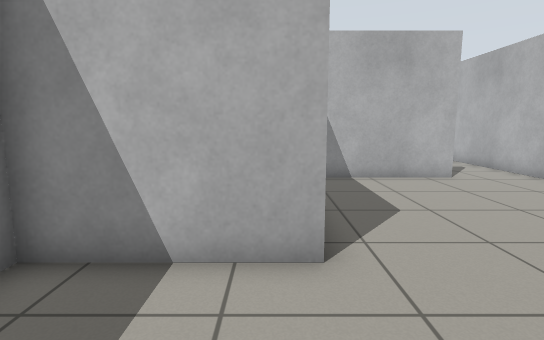
[1] (above)

19 first-person views from a walk through a world built for the Gazebo simulator. The camera is 0.94 m above the floor, tilts 8° down and sees 80° across. The floor is counted in squares, 0.5 m on a side. Each view is taken from the middle of a square. On the plan, view 1 faces up. The plan holds only what a view shows up to about 17 squares ahead; the rest is blank.

[2]
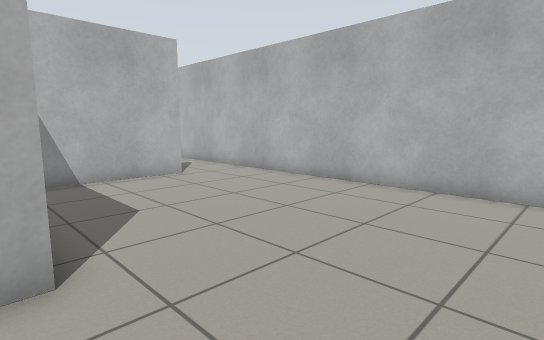

[3]
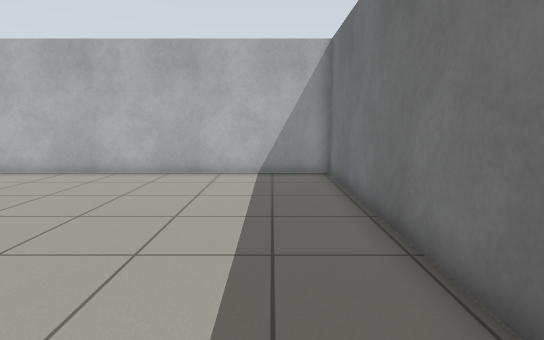

[4]
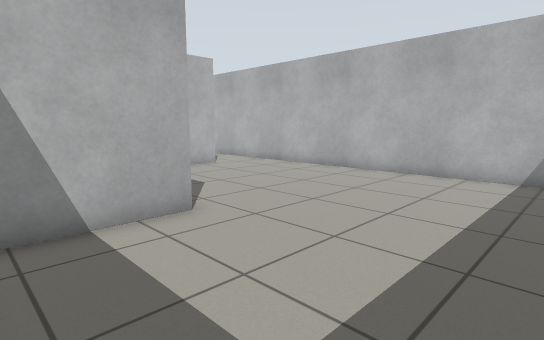

[5]
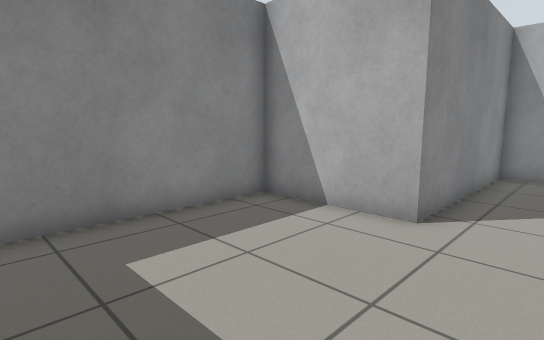

[6]
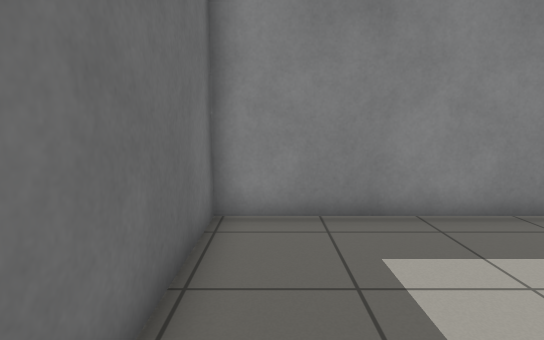

[7]
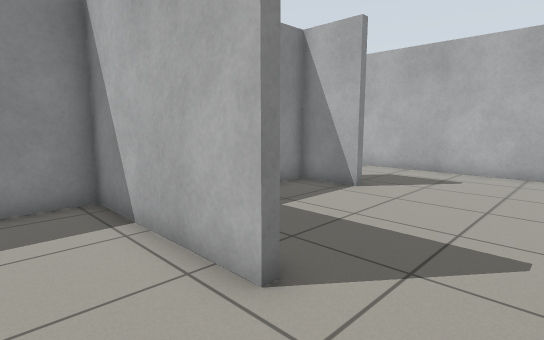

[8]
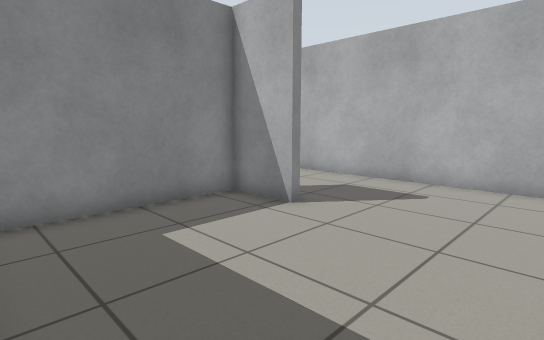

[9]
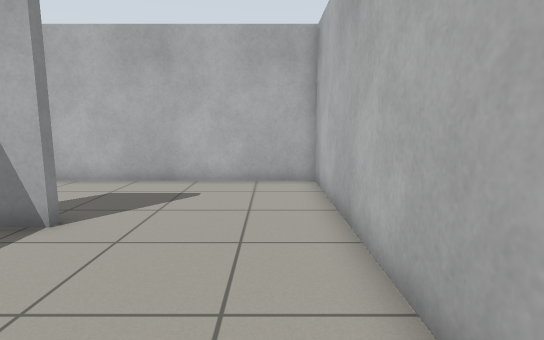

[10]
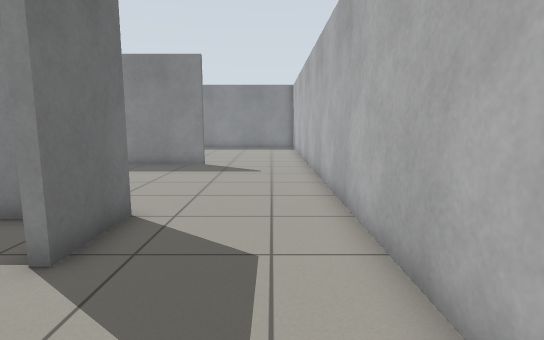

[11]
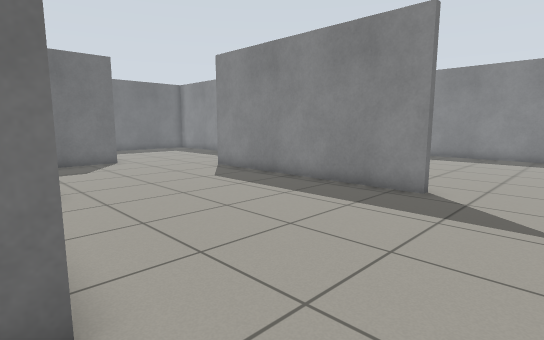

[12]
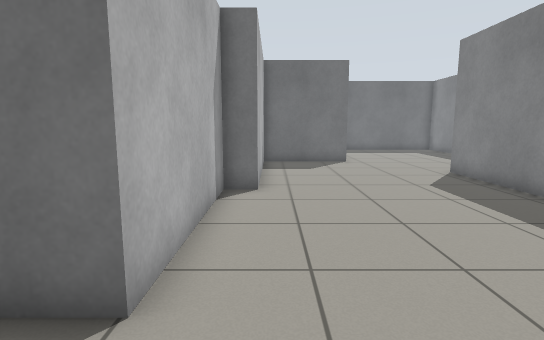

[13]
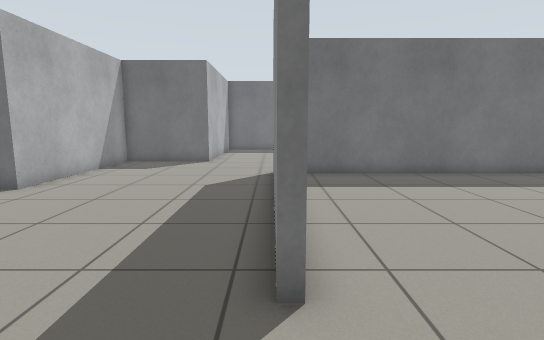

[14]
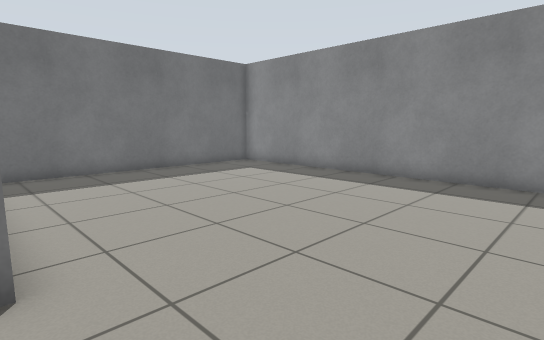

[15]
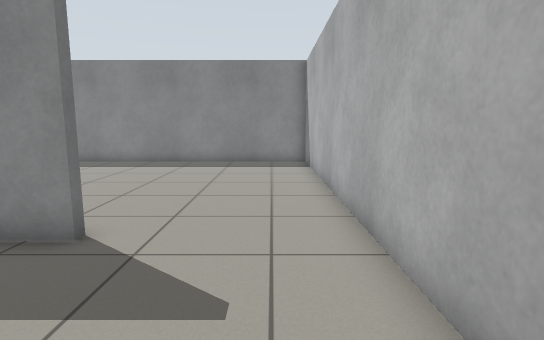

[16]
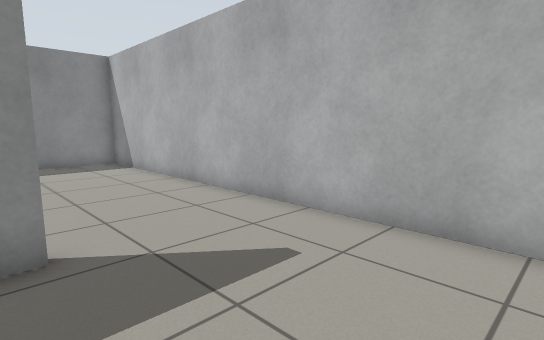

[17]
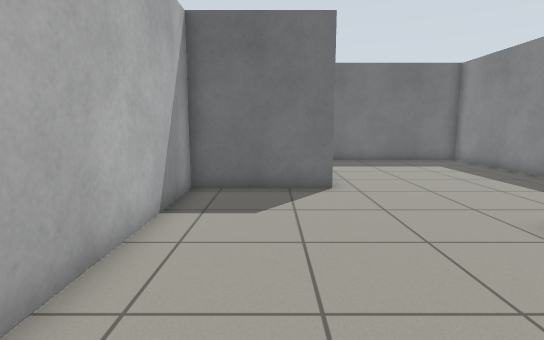

[18]
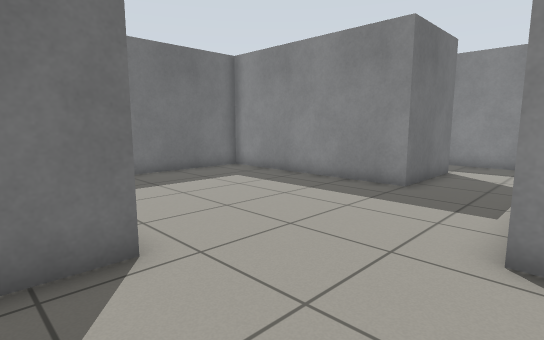

[19]
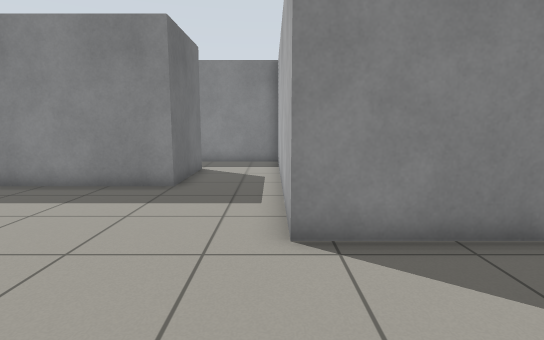

### Floor plan
Ten units are one square. View 1 is at (0, 0); x grows to the right and y downward. Boxes are objects, and circles mark ways between rooms. Rooms are numbered by the first view taken in them; rooms with no view inside come last. Other rooms are left out.
<svg viewBox="-190 -232 290 269">
<path fill="none" stroke="#000" d="M65 -114 7 -114 7 -42 -35 -42 -35 32 95 32 95 -115M40 -178 17 -178 17 -125M14 -181 40 -181M95 -115 95 -227 15 -227M-71 -179 -71 -83M-38 -45 4 -45 4 -117 14 -117 14 -181M15 -227 -75 -227M-75 -227 -185 -227 -185 -86 -81 -86M-71 -83 -160 -83M-159 -50 -118 -50 -118 32 -53 32M-38 -37 -38 -45M-176 -83 -185 -83 -185 -41"/>
<circle cx="80" cy="-120" r="3" fill="#2a7"/>
<circle cx="25" cy="-205" r="3" fill="#2a7"/>
<circle cx="-70" cy="-200" r="3" fill="#2a7"/>
<circle cx="-55" cy="-65" r="3" fill="#2a7"/>
<text x="40" y="-40">1</text>
<text x="60" y="-170">2</text>
<text x="-30" y="-140">3</text>
<text x="-130" y="-160">4</text>
<text x="-100" y="-40">5</text>
</svg>
Room 1 opens to room 2. Room 2 opens to room 3. Room 3 opens to room 4. Room 3 opens to room 5.

Where each view was taken, in squares from view 1:
view 1: 0 up, 0 right, facing up
view 2: 0 up, 0 right, facing up-right
view 3: 1 down, 3 left, facing right
view 4: 2 down, 3 left, facing up-right
view 5: 2 down, 3 right, facing up-left
view 6: 2 down, 3 right, facing left
view 7: 9 up, 9 right, facing up-left
view 8: 12 up, 9 right, facing up-left
view 9: 12 up, 8 right, facing up
view 10: 21 up, 8 right, facing left
view 11: 21 up, 2 right, facing down-left
view 12: 21 up, 0 right, facing down
view 13: 21 up, 7 left, facing down
view 14: 22 up, 7 left, facing down-left
view 15: 21 up, 2 left, facing left
view 16: 17 up, 2 left, facing up-left
view 17: 14 up, 2 left, facing down
view 18: 9 up, 2 left, facing down-left
view 19: 8 up, 2 left, facing left
